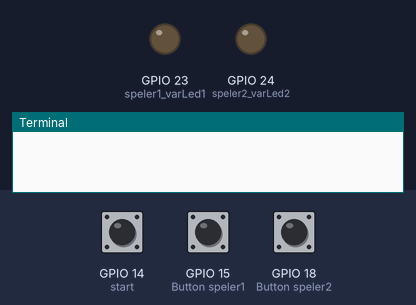
The program below on a simulated Raspberry Pi (BCM pin numbers). Shown: output pins drawn as LEDs (lit = HIGH), the last lines printed to the terminal. The test bench sets the inputs (shaded band); at power-on: GPIO 14 (start) LOW, GPIO 15 (Button speler1) LOW, GPIO 18 (Button speler2) LOW. Random numbers come from a fixed seed.

Above: at 1.2 s.
1.3 s: GPIO 14 (start) pulled HIGH for 0.15 s
At 2.5 s:
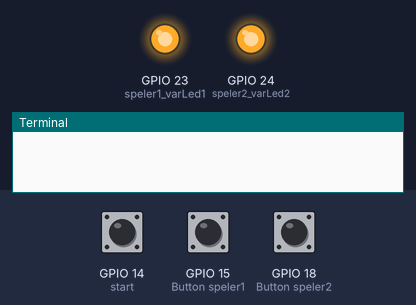
2.9 s: GPIO 15 (Button speler1) pulled HIGH for 3.2 s
At 5.6 s:
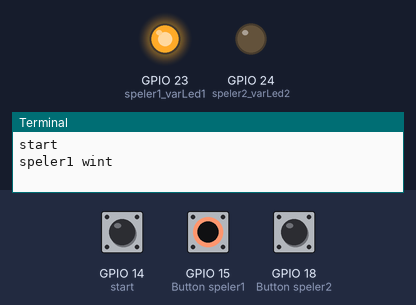
7.6 s: GPIO 14 (start) pulled HIGH for 1 s
At 8.5 s:
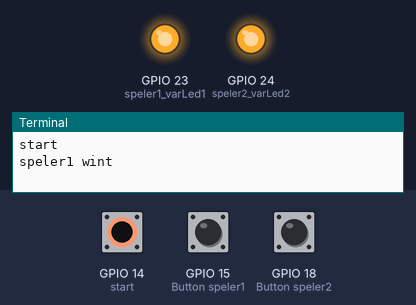
10.1 s: GPIO 18 (Button speler2) pulled HIGH for 1 s
At 12.0 s:
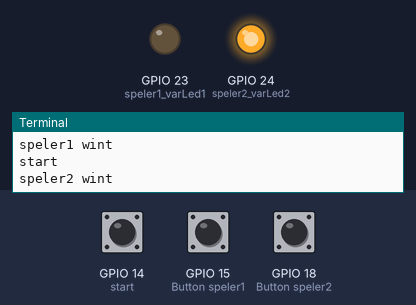
12.6 s: GPIO 14 (start) pulled HIGH for 3.2 s
At 13.6 s:
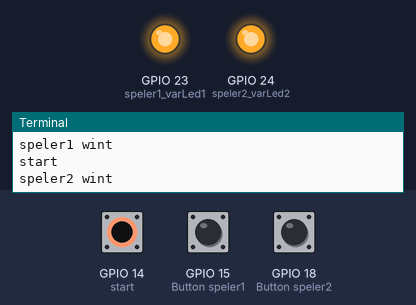
Timing chart, 0 to 15.6 s (numbered marks = the images above; inputs shaded):
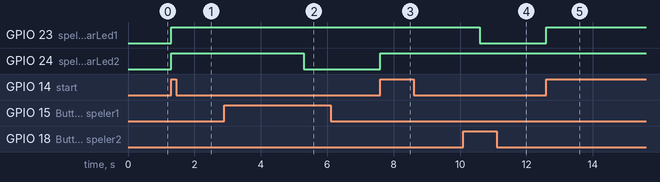

Measured:
- after the input at 1.3 s, GPIO 23 (speler1_varLed1), GPIO 24 (speler2_varLed2): LOW → HIGH at once
- after the input at 2.9 s, GPIO 24 (speler2_varLed2): HIGH → LOW after 2.4 s
- after the input at 7.6 s, GPIO 24 (speler2_varLed2): LOW → HIGH at once
- after the input at 10.1 s, GPIO 23 (speler1_varLed1): HIGH → LOW after 0.50 s
- after the input at 12.6 s, GPIO 23 (speler1_varLed1): LOW → HIGH at once

The program:

reactie_test.py
```python
#druk start 2 rode ledjes aan tussen 2 en  10 seconden geeft rpi start 2 drukkenknoppen wie het eerste drukt blijft de led
#aan en van de andere gaat de led uit en kan niet meer aan tot start gedrukt
import gpiozero as io # importeer gpiozero als io
import time as t # importeer tiem als t
import random # importeer random


start = io.Button(14, pull_up= 0) # start is gpiobutton 14 met pull down
spel_status = 0 # var spel_status is nul
speler1 = io.Button(15, pull_up= 0)# speler1 is gpiobutton 15 met pull down
speler2 = io.Button(18, pull_up= 0)# speler2 is gpiobutton 18 met pull down
speler1_varLed1 = io.LED(23) # speler1_varLed1 is gpioLED 23
speler2_varLed2 = io.LED(24) # speler2_varLed2 is gpioLED 24
speler1_status = 0 # var speler1_status is nul
speler2_status = 0 # var speler2_status is nul


while True:# stel while loop op
    if start.value and spel_status == 0: # als start knop waarde 1 is en spel_status is nul
        speler1_status = 0# speler1_status is nul
        speler2_status = 0# speler2_status is nul
        speler1_varLed1.on()# LED speler1 aan
        speler2_varLed2.on()# LED speler2 aan
        tijd = random.randint(2, 10) # var tijd is random waarde tussen 2 en 10 seconde
        t.sleep(tijd)# wacht var tijd
        print("start")# print start
        spel_status = 1# var spel_status is 1

    if spel_status:# als spel_status 1 is

        if speler1.value:# als speler1 drukt
            speler1_status = 1# speler1_status is 1

        if speler2.value:# als speler2 drukt
            speler2_status = 1# speler2_status is 2

        if speler1_status == 1:# als speler1_status gelijk is aan 1
            speler1_varLed1.on()# LED speler1 aan
            speler2_varLed2.off()# LED speler2 uit
            print("speler1 wint")# print speler1 wint
            spel_status = 0 # spel_status is 0

        if speler2_status == 1:# als speler2_status gelijk is aan 1
            speler2_varLed2.on()# LED speler2 aan
            speler1_varLed1.off()# LED speler1 uit
            print("speler2 wint")# print speler2 wint
            spel_status = 0# spel_status is 0
```
